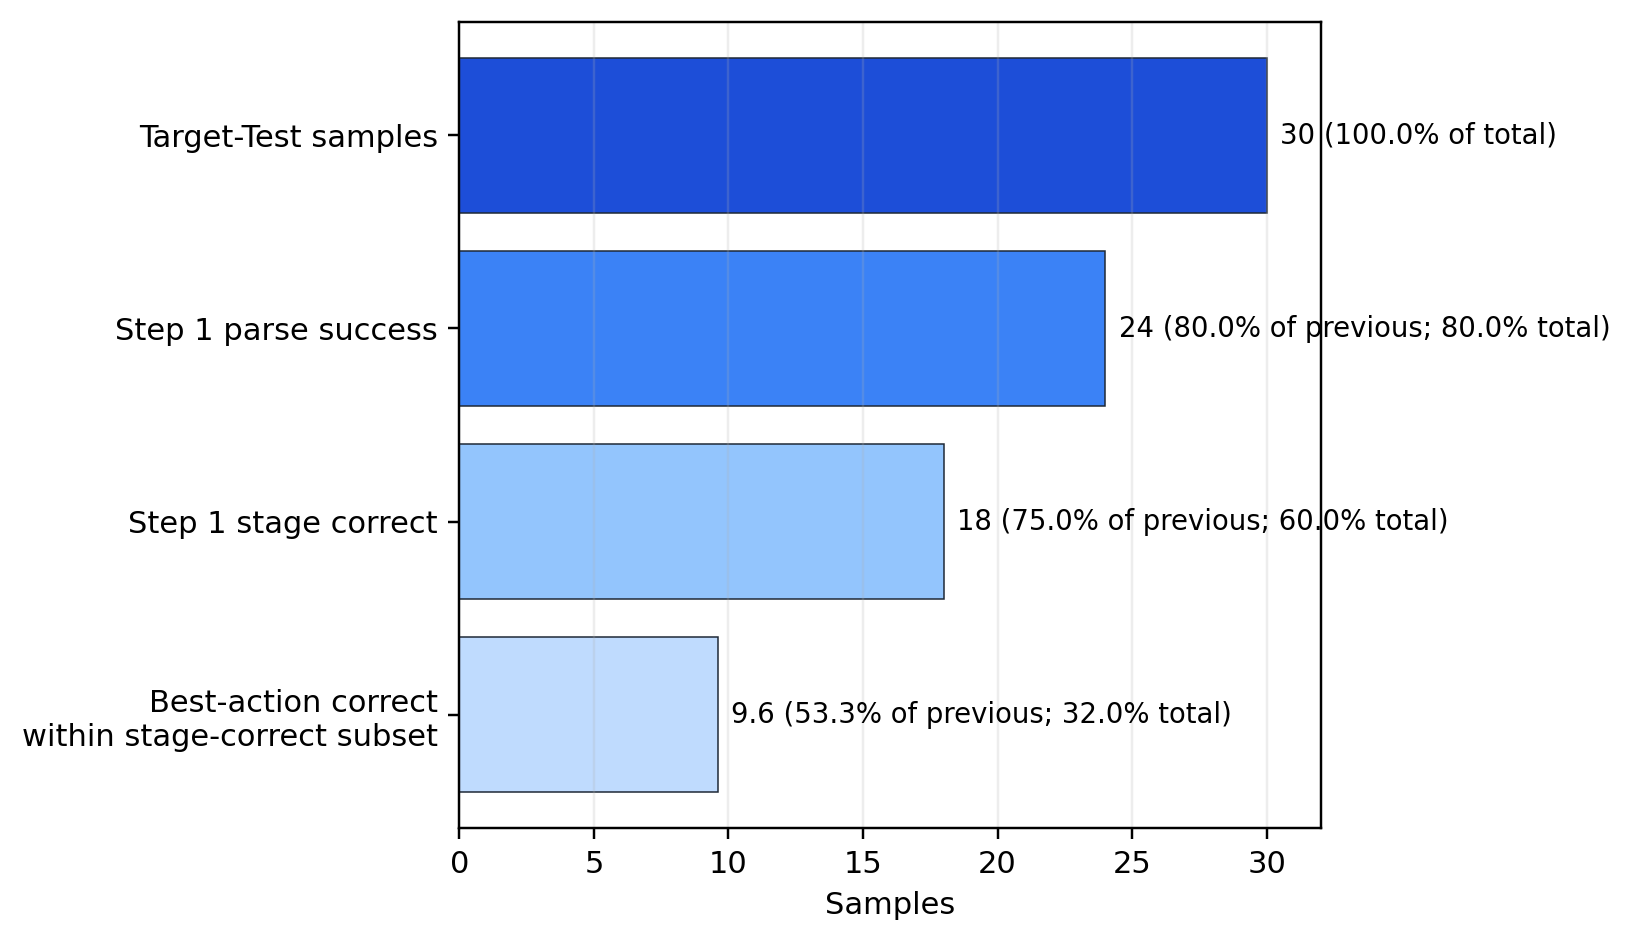

Write Python code to recreate this figure.
from pathlib import Path

import matplotlib.pyplot as plt


ROOT = Path(__file__).resolve().parents[2]
OUT = ROOT / "reports" / "figures_batch1"

STEPS = [
    ("Target-Test samples", 30.0),
    ("Step 1 parse success", 24.0),
    ("Step 1 stage correct", 18.0),
    ("Best-action correct\nwithin stage-correct subset", 9.6),
]


def main():
    labels = [x[0] for x in STEPS]
    values = [x[1] for x in STEPS]
    colors = ["#1d4ed8", "#3b82f6", "#93c5fd", "#bfdbfe"]

    fig, ax = plt.subplots(figsize=(7.2, 4.4))
    y = range(len(labels))
    bars = ax.barh(y, values, color=colors, edgecolor="#1f2937", linewidth=0.5)
    ax.invert_yaxis()
    ax.set_yticks(y, labels)
    ax.set_xlim(0, 32)
    ax.set_xlabel("Samples")
    ax.grid(axis="x", alpha=0.22)

    total = values[0]
    prev = None
    for bar, val in zip(bars, values):
        pct_total = 100 * val / total
        if prev is None:
            text = f"{val:g} ({pct_total:.1f}% of total)"
        else:
            text = f"{val:g} ({100 * val / prev:.1f}% of previous; {pct_total:.1f}% total)"
        ax.text(val + 0.5, bar.get_y() + bar.get_height() / 2, text, va="center", fontsize=9)
        prev = val

    fig.tight_layout()
    fig.savefig(OUT / "V3_error_propagation_funnel.pdf", bbox_inches="tight")
    fig.savefig(OUT / "V3_error_propagation_funnel.png", dpi=220, bbox_inches="tight")


if __name__ == "__main__":
    main()
